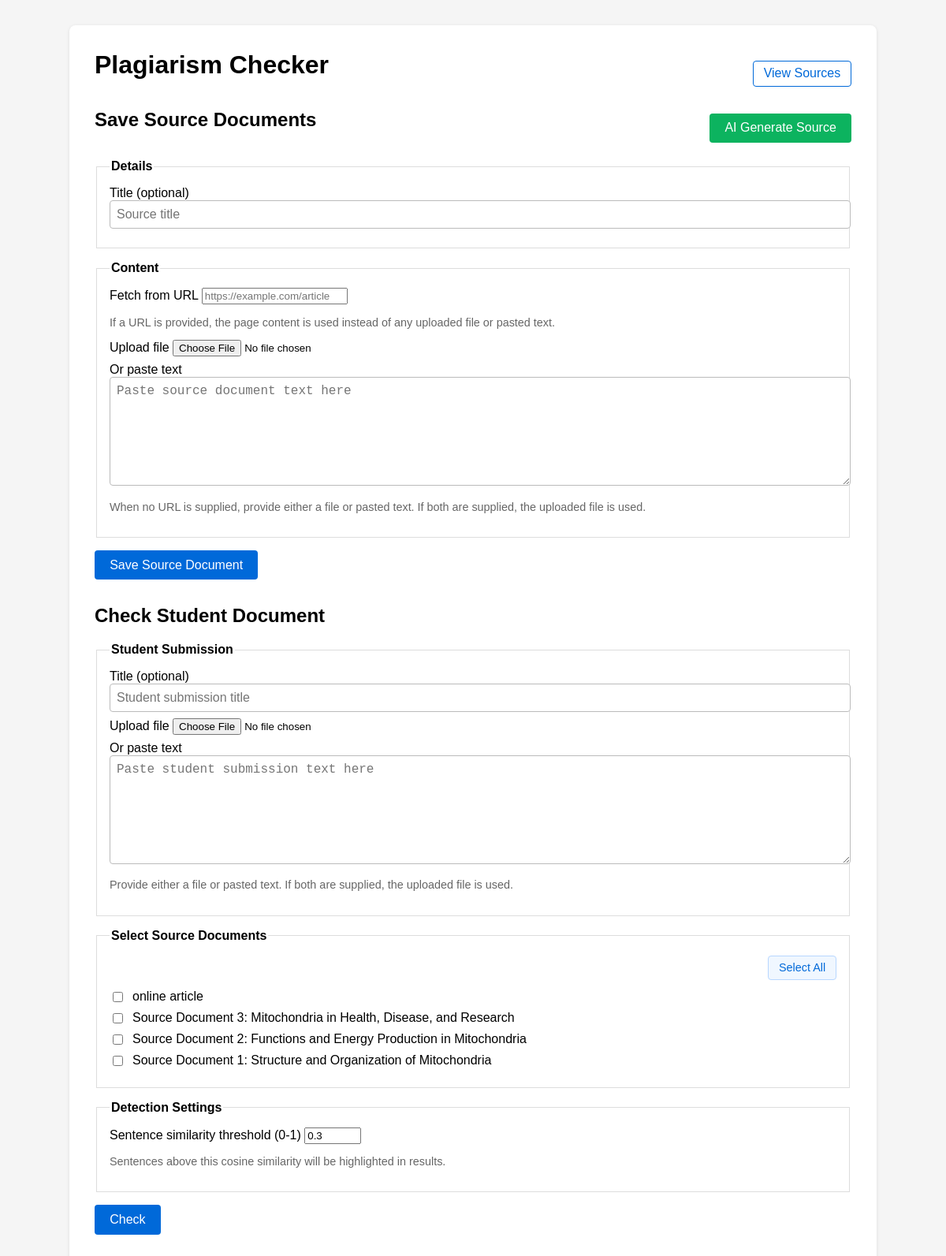
Before: / with the older database file.
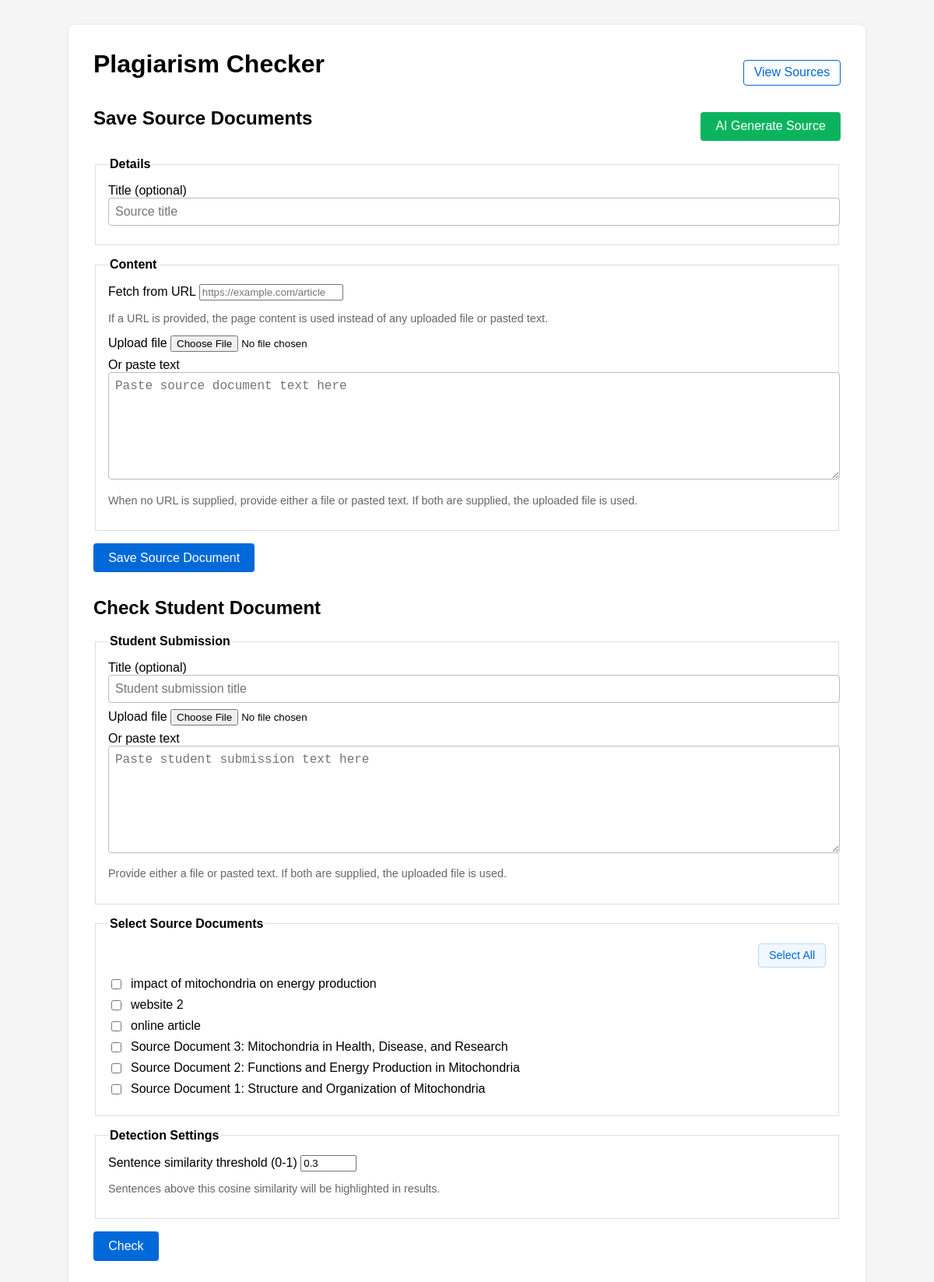
After: the same page with the newer database file.
### main.py (models this page shows, shortened)
class Document(db.Model):
    __tablename__ = "documents"
    id = db.Column(db.Integer, primary_key=True)
    title = db.Column(db.String(255), nullable=False)
    content = db.Column(db.Text, nullable=False)
    is_source = db.Column(db.Boolean, default=True, nullable=False)
    created_at = db.Column(db.DateTime, default=datetime.utcnow, nullable=False)

### main.py (the view)
@app.route("/", methods=["GET"])
def index():
    sources = (
        Document.query.filter_by(is_source=True)
        .order_by(Document.created_at.desc())
        .all()
    )
    return render_template("index.html", source_documents=sources)

### templates/index.html (shortened to what this page needs)
<!doctype html>
<html lang="en">
<head>
</head>
<body>
<main>
    <div class="header">
        <h1>Plagiarism Checker</h1>
        <a class="nav-link" href="{{ url_for('list_sources') }}">View Sources</a>
    </div>
    <section>
        <div class="section-header">
            <h2>Save Source Documents</h2>
            <button type="button" class="ai-generate-button" id="open-ai-modal">AI Generate Source</button>
        </div>
        <form method="post" action="{{ url_for('add_source') }}" enctype="multipart/form-data">
            <fieldset>
                <legend>Details</legend>
                <label>
                    Title (optional)
                    <input type="text" name="source_title" placeholder="Source title">
                </label>
            </fieldset>
            <fieldset>
                <legend>Content</legend>
                <label>
                    Fetch from URL
                    <input type="url" name="source_url" placeholder="https://example.com/article">
                </label>
                <p class="hint">If a URL is provided, the page content is used instead of any uploaded file or pasted text.</p>
                <label>
                    Upload file
                    <input type="file" name="source_file" accept=".txt,.md,.pdf,.docx,.rtf,text/plain">
                </label>
                <label>
                    Or paste text
                    <textarea name="source_text" placeholder="Paste source document text here"></textarea>
                </label>
                <p class="hint">When no URL is supplied, provide either a file or pasted text. If both are supplied, the uploaded file is used.</p>
            </fieldset>
            <button type="submit">Save Source Document</button>
        </form>
    </section>
    <section>
        <h2>Check Student Document</h2>
        <form id="check-form" method="post" action="{{ url_for('check_submission') }}" enctype="multipart/form-data">
            <fieldset>
                <legend>Student Submission</legend>
                <label>
                    Title (optional)
                    <input type="text" name="student_title" placeholder="Student submission title">
                </label>
                <label>
                    Upload file
                    <input type="file" name="student_file" accept=".txt,.md,.pdf,.docx,.rtf,text/plain">
                </label>
                <label>
                    Or paste text
                    <textarea name="student_text" placeholder="Paste student submission text here"></textarea>
                </label>
                <p class="hint">Provide either a file or pasted text. If both are supplied, the uploaded file is used.</p>
            </fieldset>
            <fieldset>
                <legend>Select Source Documents</legend>
                {% if source_documents %}
                    <div class="source-controls">
                        <button type="button" class="select-all-button" id="select-all-sources">Select All</button>
                    </div>
                    <div class="source-list">
                        {% for doc in source_documents %}
                            <label>
                                <input type="checkbox" name="source_selection" value="{{ doc.id }}">
                                {{ doc.title }}
                            </label>
                        {% endfor %}
                    </div>
                {% else %}
                    <p class="hint">No source documents saved yet.</p>
                {% endif %}
            </fieldset>
            <fieldset>
                <legend>Detection Settings</legend>
                <label>
                    Sentence similarity threshold (0-1)
                    <input type="number" name="similarity_threshold" min="0" max="1" step="0.05" value="0.3">
                </label>
                <p class="hint">Sentences above this cosine similarity will be highlighted in results.</p>
            </fieldset>
            <div class="submit-controls">
                <button type="submit" id="check-button">Check</button>
            </div>
        </form>
    </section>
</main>
</body>
</html>

### templates/index.html (style rules this page uses)
body { font-family: Arial, sans-serif; margin: 0; padding: 2rem; background: #f5f5f5; }
main { max-width: 960px; margin: 0 auto; background: #fff; padding: 2rem; border-radius: 8px; box-shadow: 0 1px 4px rgba(0, 0, 0, 0.1); }
h1, h2 { margin-top: 0; }
form { margin-bottom: 2rem; }
fieldset { border: 1px solid #ddd; padding: 1rem; margin-bottom: 1rem; }
legend { font-weight: bold; }
label { display: block; margin-bottom: 0.5rem; }
input[type="text"], textarea { width: 100%; padding: 0.5rem; border: 1px solid #bbb; border-radius: 4px; font-size: 1rem; }
textarea { min-height: 120px; }
.source-list label { display: flex; align-items: center; margin-bottom: 0.5rem; }
.source-list input[type="checkbox"] { margin-right: 0.75rem; }
.section-header { display: flex; justify-content: space-between; align-items: center; flex-wrap: wrap; gap: 0.75rem; margin-bottom: 1rem; }
.source-controls { display: flex; justify-content: flex-end; margin-bottom: 0.75rem; }
.select-all-button { padding: 0.4rem 0.8rem; font-size: 0.9rem; background: #f0f7ff; color: #0069d9; border: 1px solid #b8d7ff; border-radius: 4px; cursor: pointer; }
.ai-generate-button { background: #0cb35f; border-radius: 4px; }
button { padding: 0.6rem 1.2rem; font-size: 1rem; background: #0069d9; color: #fff; border: none; border-radius: 4px; cursor: pointer; }
.submit-controls { display: flex; align-items: center; gap: 0.75rem; flex-wrap: wrap; }
.hint { font-size: 0.9rem; color: #666; }
.header { display: flex; justify-content: space-between; align-items: center; margin-bottom: 1rem; }
.nav-link { color: #0069d9; text-decoration: none; border: 1px solid #0069d9; padding: 0.4rem 0.8rem; border-radius: 4px; }

Changed rows visible on the page:
added Document: title "impact of mitochondria on energy production"
added Document: title "website 2"
